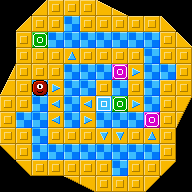

This game map was drawn from its Tiled (.tmx) file and the tilesets committed beside it. A one-line description and the full map source follow:
An orthogonal 12x12 tile map with 16x16 px tiles, 3 tile layers (floor, walls, items).

<map version="1.10" tiledversion="1.11.0" orientation="orthogonal" renderorder="left-up" width="12" height="12" tilewidth="16" tileheight="16" infinite="0" nextlayerid="4" nextobjectid="1">
 <editorsettings>
  <export format="defold" />
 </editorsettings>
 <properties>
  <property name="moves" type="int" value="8" />
  <property name="name" value="A-MAZE-ING" />
 </properties>
 <tileset firstgid="1" source="tiles.tsx" />
 <layer id="1" name="floor" width="12" height="12">
  <data encoding="csv">
0,0,0,0,0,0,0,0,0,0,0,0,
0,0,0,0,52,0,0,0,0,0,0,0,
0,0,52,52,52,52,52,52,52,52,0,0,
0,0,0,0,52,0,0,0,0,52,0,0,
0,0,0,0,52,52,52,52,52,52,52,0,
0,0,52,52,52,52,0,52,0,52,0,0,
0,0,52,52,52,52,52,52,52,52,0,0,
0,52,52,52,52,52,52,52,52,52,0,0,
0,0,52,0,0,0,52,52,0,52,0,0,
0,0,52,52,52,52,52,52,52,52,0,0,
0,0,0,0,0,0,0,52,0,0,0,0,
0,0,0,0,0,0,0,0,0,0,0,0
</data>
 </layer>
 <layer id="2" name="walls" width="12" height="12">
  <data encoding="csv">
0,0,53,51,51,51,66,67,0,0,0,0,
0,53,51,51,0,51,51,51,51,51,54,0,
0,51,0,0,0,0,0,0,0,0,51,54,
0,51,51,51,0,51,51,51,51,0,51,51,
76,51,51,51,0,0,0,0,0,0,0,51,
77,51,0,0,0,0,51,0,51,0,51,51,
51,51,0,0,0,0,0,0,0,0,51,75,
51,0,0,0,0,0,0,0,0,0,51,74,
51,51,0,51,51,51,0,0,51,0,51,0,
55,51,0,0,0,0,0,0,0,0,51,0,
0,55,51,51,51,51,51,0,51,51,56,0,
0,0,0,0,68,69,51,51,51,56,0,0
</data>
 </layer>
 <layer id="3" name="items" width="12" height="12">
  <data encoding="csv">
0,0,0,0,0,0,0,0,0,0,0,0,
0,0,0,0,0,0,0,0,0,0,0,0,
0,0,7,0,0,0,0,0,0,0,0,0,
0,0,0,0,5,0,0,0,0,0,0,0,
0,0,0,0,0,0,0,8,4,0,0,0,
0,0,2,4,0,0,0,0,0,0,0,0,
0,0,0,3,0,3,1,7,4,0,0,0,
0,0,0,3,0,4,0,0,0,8,0,0,
0,0,0,0,0,0,6,6,0,5,0,0,
0,0,0,0,0,0,0,0,0,0,0,0,
0,0,0,0,0,0,0,0,0,0,0,0,
0,0,0,0,0,0,0,0,0,0,0,0
</data>
 </layer>
</map>
